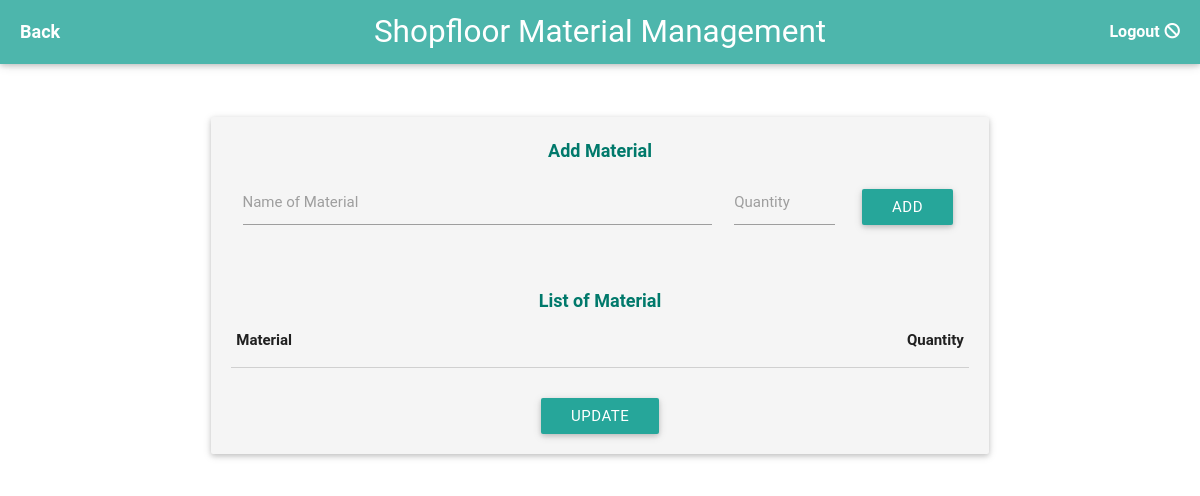
Before: /mtrlmgmt.php (signed in) with the older database file.
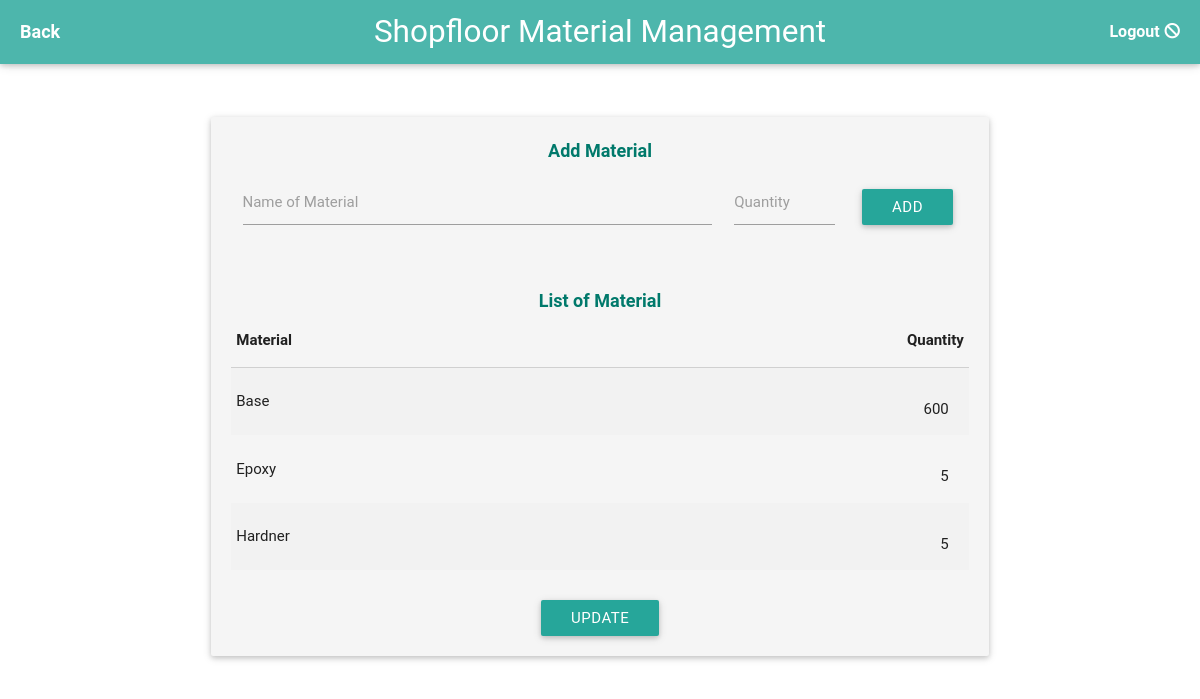
After: the same page with the newer database file.
### tables this page shows
CREATE TABLE `mtrl_mgmt` (
  `_id` int(10) UNSIGNED NOT NULL,
  `fuze_type` varchar(4) DEFAULT NULL,
  `fuze_diameter` varchar(3) DEFAULT NULL,
  `mtrl_name` text NOT NULL,
  `mtrl_qty` int(11) NOT NULL
);

### mtrlmgmt.php (the view, shortened to what this page needs)
<?php
	include("db_config.php");
	if($_SERVER["REQUEST_METHOD"] == "POST") {
		if($_POST['task'] == 'add') {
			$sql = "INSERT INTO `mtrl_mgmt` (`_id`, `mtrl_name`, `mtrl_qty`, `fuze_type`, `fuze_diameter`) VALUES (NULL, '".$_POST['name']."', '".$_POST['qty']."', NULL, NULL)";
			print_r($sql);
			$sqlResult = mysqli_query($db,$sql);
			if($sqlResult) {
				die("ok");
			}
			else {
				die("err");
			}
			mysqli_close($db);
		}
		elseif($_POST['task'] == 'update') {
			$size = sizeof($_POST['array']['data']);
			for($i=0;$i<$size;$i++) {
				$name = $_POST['array']['data'][$i]['name'];
				$qty = $_POST['array']['data'][$i]['qty'];
				print_r($name);
				$sql = "UPDATE `mtrl_mgmt` SET `mtrl_qty`='".$qty."' WHERE `mtrl_name`='".$name."'";
				$dateRes = mysqli_query($db, $sql);
			}
			die("ok");
		}
	}
	else {
		echo "
		<!DOCTYPE html>
			<html>
			<style type='text/css'>
					.mtrlmgmtBody {
						display: flex;
						min-height: 100vh;
						flex-direction: column;
					}
					.contents {
						flex: 1;
					}
			</style>
			<head>
				<link rel='shortcut icon' type='image/x-icon' href='/FuzeDatabase/favicon.ico'/>
				<link rel='stylesheet' type='text/css' href='materialize.min.css'>
				<script type='text/javascript' src='jquery.min.js'></script>
				<script type='text/javascript' src='materialize.min.js'></script>
				<script type='text/javascript' src='jquery.cookie.js'></script>
				<script src='canvasjs-2.0.1/canvasjs.min.js'></script>
				<meta name='viewport' content='width=device-width, initial-scale=1.0'/>
				<meta http-equiv='Cache-Control' content='no-cache, no-store, must-revalidate' />
				<meta http-equiv='Pragma' content='no-cache' />
				<meta http-equiv='Expires' content='0' />
				<title>Fuze - Material Mgmt</title>
			</head>
		";
	}
$html = "
<body class='mtrlmgmtBody'>
	<main class='contents'>
		<div class='navbar-fixed'>
			<nav>
				<div class='nav-wrapper teal lighten-2' id='mtrlmgmtNav'>
					<a href='#!' class='brand-logo center' id='mtrlmgmtNavTitle'>Shopfloor Material Management</a>
					<a onclick='self.close();'>
						<span class='white-text text-darken-5' style='font-size: 18px; padding-left: 20px; font-weight: bold'>Back</span>
					</a>
					<a class='dropdown-button right' href='#' data-activates='dropdownMenu' onclick='logout();'>
						<span class='white-text text-darken-5' style='font-size: 16px; padding-right: 20px; font-weight: bold'>Logout &#128711;</span>
					</a>
				</div>
			</nav>
		</div>
		<br><br>
		<div class='row'>
			<div class='col m2'></div>
			<div class='col s12 m8'>
				<div class='card-panel grey lighten-4' id='mtrlmgmtCard'>
					<center>
						<span class='teal-text text-darken-2' style='font-weight: bold; font-size: 18px;'>Add Material</span>
					</center>
					<div class='row'>
						<div class='input-field col s8'>
							<input id='newMtrlName' type='text'>
							<label for='newMtrlName'>Name of Material</label>
						</div>
						<div class='input-field col s2'>
							<input id='newMtrlQty' type='number'>
							<label for='newMtrlQty'>Quantity</label>
						</div>
						<div class='input-field col s2'>
							<center>
								<a class='waves-effect waves-light btn' id='newMtrlAddBtn' style='margin-top: 10px;' onclick='onAdd()'>ADD</a>
							</center>
						</div>
					</div>
					<br>
					<center>
						<span class='teal-text text-darken-2' style='font-weight: bold; font-size: 18px;'>List of Material</span>
					</center>
					<div class='row'>
						<table class='striped' id='mtrlTable'>
							<thead>
								<tr>
									<th>Material</th>
									<th width='100' style='text-align:right;'>Quantity</th>
								</tr>
							</thead>
							<tbody id='mtrlmgmtTbody'>";
			$showSql = "SELECT `mtrl_name`,`mtrl_qty` FROM `mtrl_mgmt`";
			$res = mysqli_query($db, $showSql);
			$qtyCol = 1;
			while ($row = mysqli_fetch_assoc($res)) {
				$html.= "
					<tr>
						<td>".$row['mtrl_name']."</td>
						<td>
							<div class='input-field'>
								<input id='qtyCol".$qtyCol."'type='number' value='".$row['mtrl_qty']."' style='all: unset; text-align:right;'
							</div>
						</td>
					</tr>
				";
				$qtyCol++;
			}
			$html.="</tbody>
						</table>
					</div>
					<center>
						<a class='waves-effect waves-light btn' id='mtrlUpdateBtn' style='margin-top: 10px;' onclick='onUpdateClick()'>UPDATE</a>
					</center>
				</div>
			</div>
		</div>
	</main>
</body>
<script type='text/javascript'>
	function logout(){
		document.cookie = 'fuzeLogin=; expires=Thu, 01 Jan 1970 00:00:00 GMT; path=/';
		location.href = 'index.php';
	}
	function onUpdateClick() {
		var jsonMaterial = {data:[]};
		var rc = 0;
		var colName = '';
		$('#mtrlTable tr').each(function() {
			if(rc == 0) {
				// do nothing
			}
			else {
				mtrlName = $(this).html();
				mtrlName = mtrlName.split('</td>')[0];
				mtrlName = mtrlName.split('>')[1];
				colName = 'qtyCol' + rc.toString();
				mtrlQty = document.getElementById(colName).value;
				jsonMaterial.data.push({
					'name': mtrlName,
					'qty': mtrlQty
				});
			}
			rc += 1;
		});
		console.log(jsonMaterial);
		$.ajax({
				type: 'POST',
				data: {
					array: jsonMaterial,
					task: 'update'
				},
				success: function(msg) {
					if(msg.includes('ok')) {
						Materialize.toast('Record updated',2000,'rounded');
						setTimeout(function(){location.reload(true)},2000);
					}
					else {
						console.log(msg);
					}
				},
				error: function(XMLHttpRequest, textStatus, errorThrown) {
					alert(errorThrown + ' Is web-server offline?');
				}
			});
	}
	function onAdd() {
		if($('#newMtrlName').val() == '' || $('#newMtrlQty').val() == '') {
			Materialize.toast('Please enter name & quantity.',3000,'rounded');
		}
		else {
			$.ajax({
				type: 'POST',
				data: {
					name: $('#newMtrlName').val(),
					qty: $('#newMtrlQty').val(),
					task: 'add'
				},
				success: function(msg) {
					if(msg.includes('ok')) {
						Materialize.toast('Record created',2000,'rounded');
						setTimeout(function(){
							location.reload(true)
						},2000);
					}
					else {
						console.log(msg);
					}
				},
				error: function(XMLHttpRequest, textStatus, errorThrown) {
					alert(errorThrown + ' Is web-server offline?');
				}
			});
		}
	}
</script>
</html>";
echo $html;
?>

### mtrlmgmt.php (style rules this page uses)
.mtrlmgmtBody { display: flex; min-height: 100vh; flex-direction: column; }
.contents { flex: 1; }

Changed rows visible on the page:
added mtrl_mgmt: mtrl_name "Base", mtrl_qty "600"
added mtrl_mgmt: mtrl_name "Epoxy", mtrl_qty "5"
added mtrl_mgmt: mtrl_name "Hardner", mtrl_qty "5"
